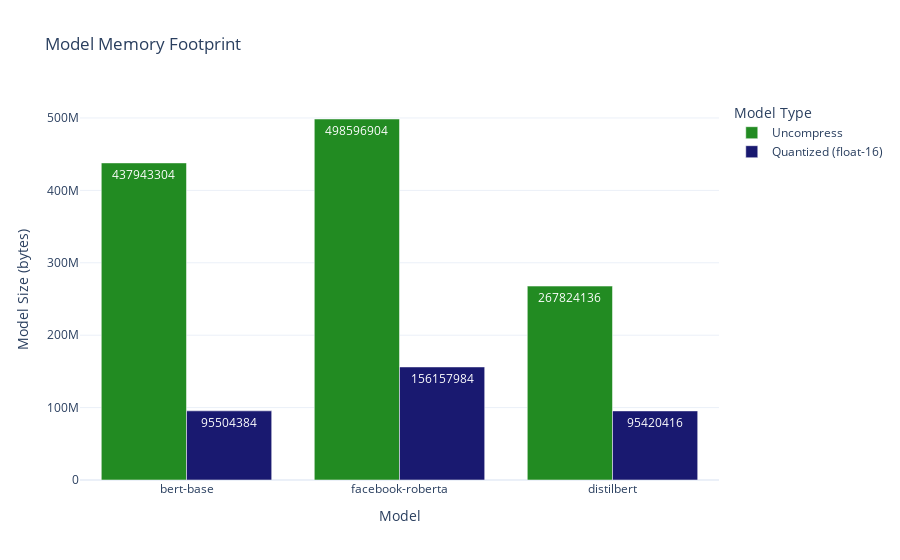

This figure's notebook cell:
### Code cell
# create a bar plot for the pruned models
fig = go.Figure(data=[
    go.Bar(name='Uncompress', x=uncompressed_models_comparison['short_name'], y=uncompressed_models_comparison['model_memorry_footprint'], 
           marker_color=c1
           ,text=uncompressed_models_comparison['model_memorry_footprint'] , textposition='auto'
           )
    # ,go.Bar(name='Quantized (int-8)', x=quantized_models_comparison_int8['short_name'], y=quantized_models_comparison_int8['model_memorry_footprint'],
    #         marker_color=c2
    #         ,text=quantized_models_comparison_int8['model_memorry_footprint'], textposition='auto'
    #         )
    ,go.Bar(name='Quantized (float-16)', x=quantized_models_comparison['short_name'], y=quantized_models_comparison['model_memorry_footprint'],
            marker_color=c3
            ,text=quantized_models_comparison['model_memorry_footprint'], textposition='auto'
            )
            
])
fig.update_layout(
    barmode='group',
    title='Model Memory Footprint',
    xaxis_title='Model',
    yaxis_title='Model Size (bytes)',
    legend_title='Model Type',
    template='plotly_white'
)
# fig.update_layout(barmode='group', title='Pruned Models Comparison', xaxis_title='Model', yaxis_title='Model Size (MB)')

### Figure 1 — Plotly figure (JSON) as saved in the notebook; plotly's stock layout.template omitted (floating-point values rounded to 4 significant figures)
{"data": [{"marker": {"color": "rgb(34, 139, 34)"}, "name": "Uncompress", "text": [437943304, 498596904, 267824136], "textposition": "auto", "type": "bar", "x": ["bert-base", "facebook-roberta", "distilbert"], "y": [437943304, 498596904, 267824136]}, {"marker": {"color": "rgb(25, 25, 112)"}, "name": "Quantized (float-16)", "text": [95504384, 156157984, 95420416], "textposition": "auto", "type": "bar", "x": ["bert-base", "facebook-roberta", "distilbert"], "y": [95504384, 156157984, 95420416]}], "layout": {"barmode": "group", "legend": {"title": {"text": "Model Type"}}, "title": {"text": "Model Memory Footprint"}, "xaxis": {"title": {"text": "Model"}}, "yaxis": {"title": {"text": "Model Size (bytes)"}}}}
